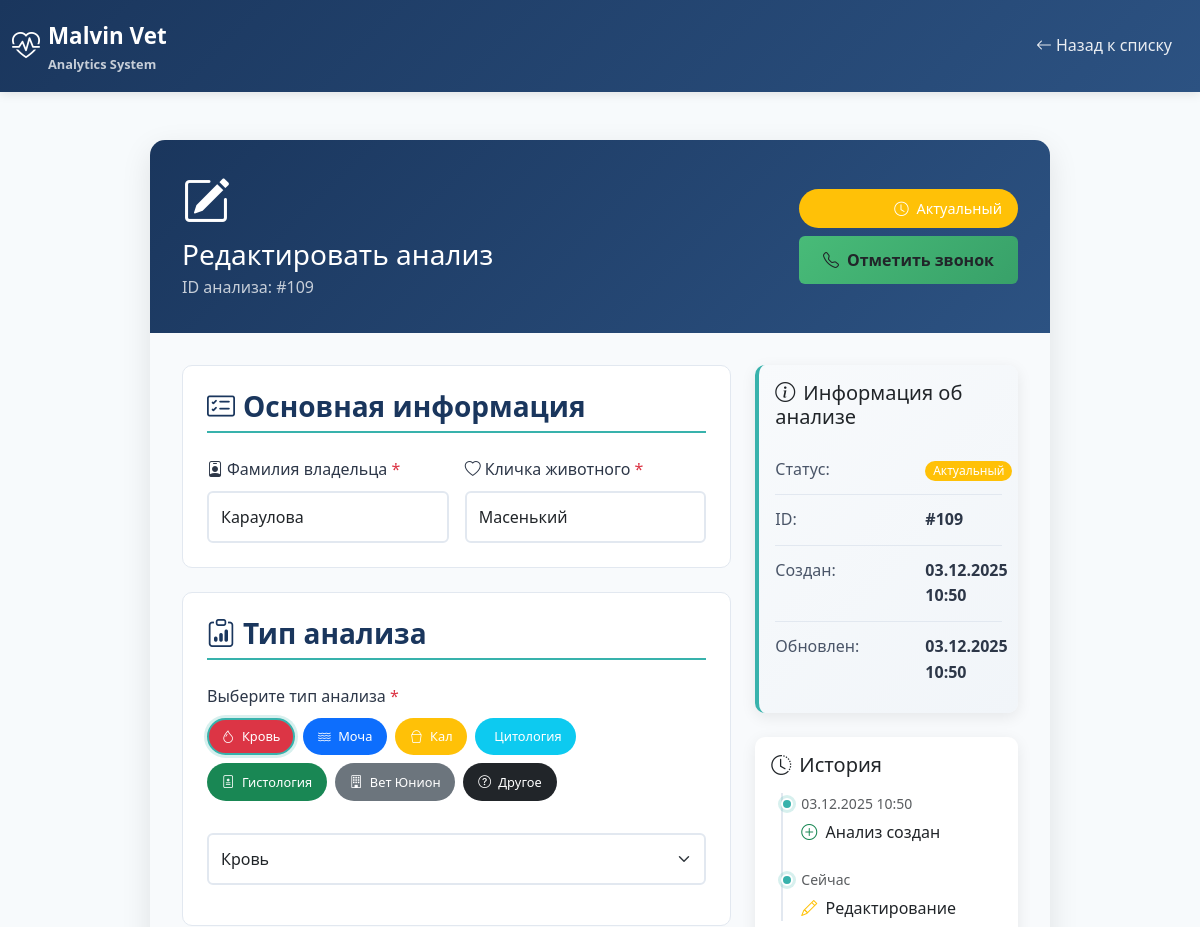
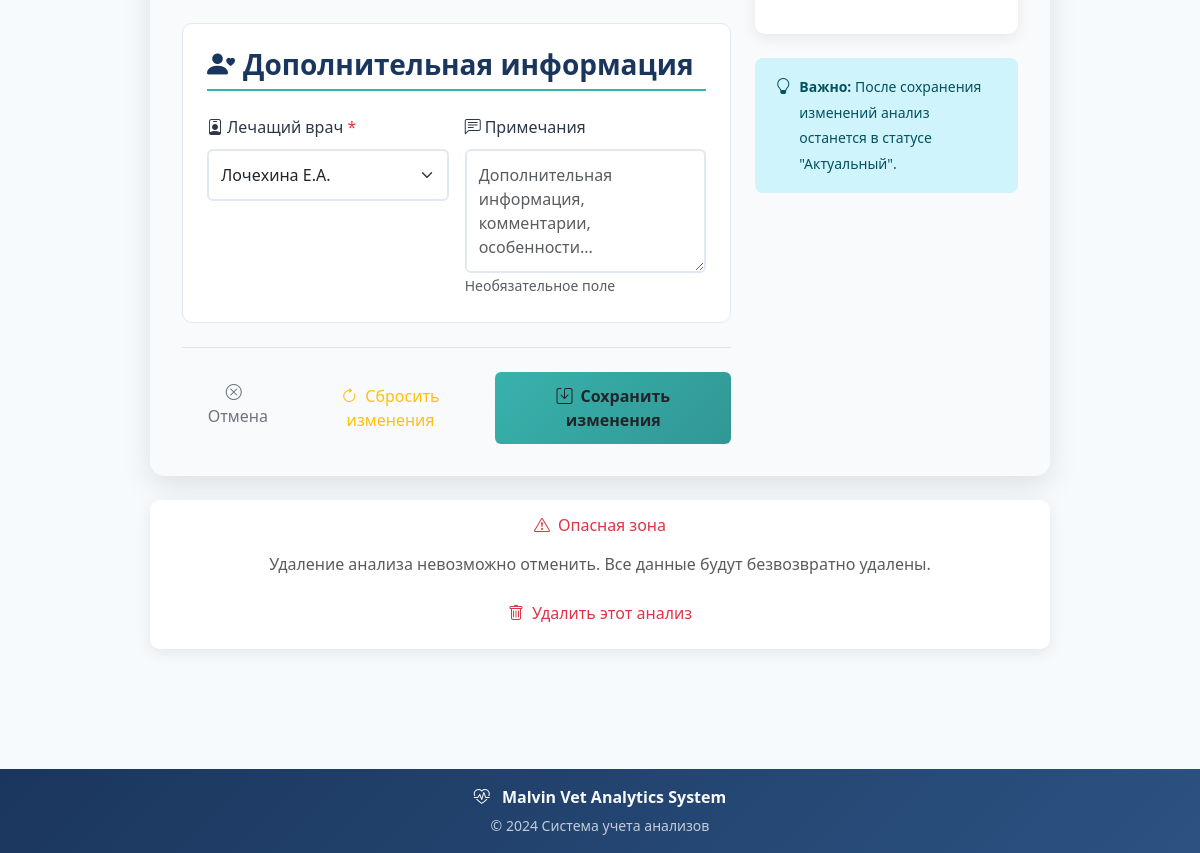
The page /analysis/109/edit (signed in) on the database as committed earlier (2 pictures, top to bottom).
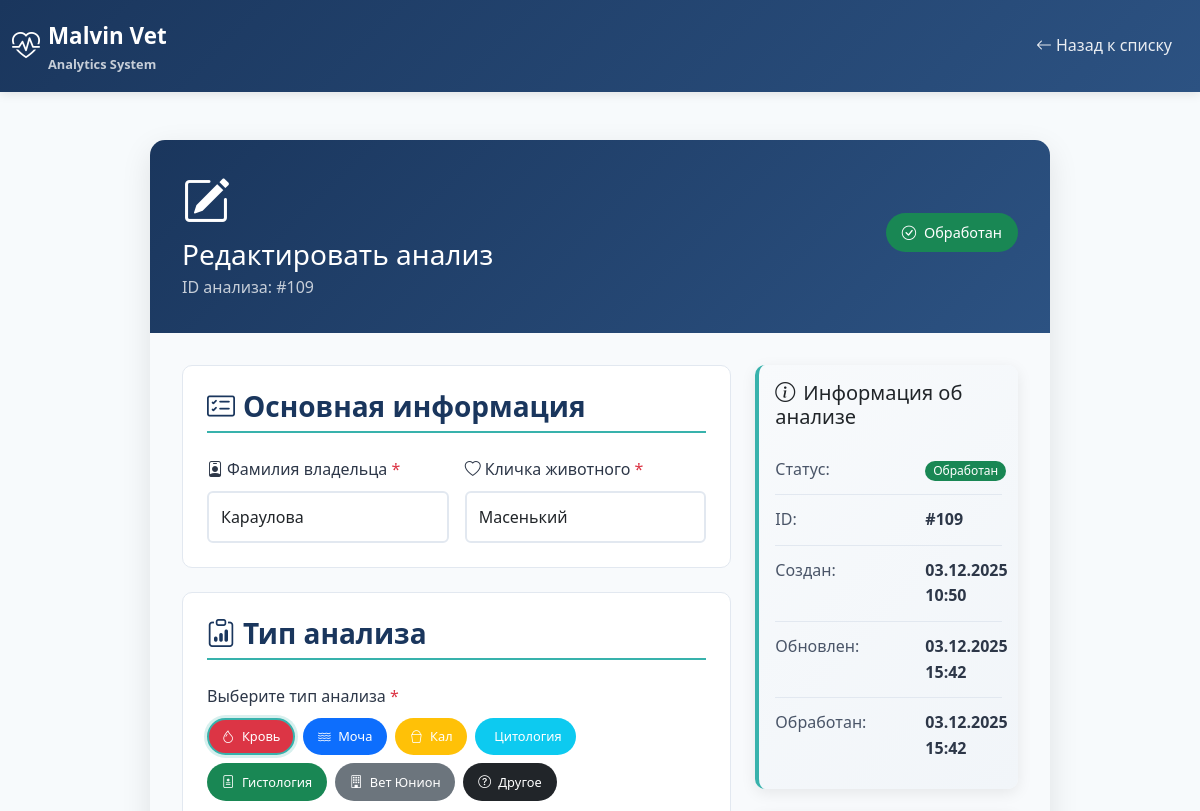
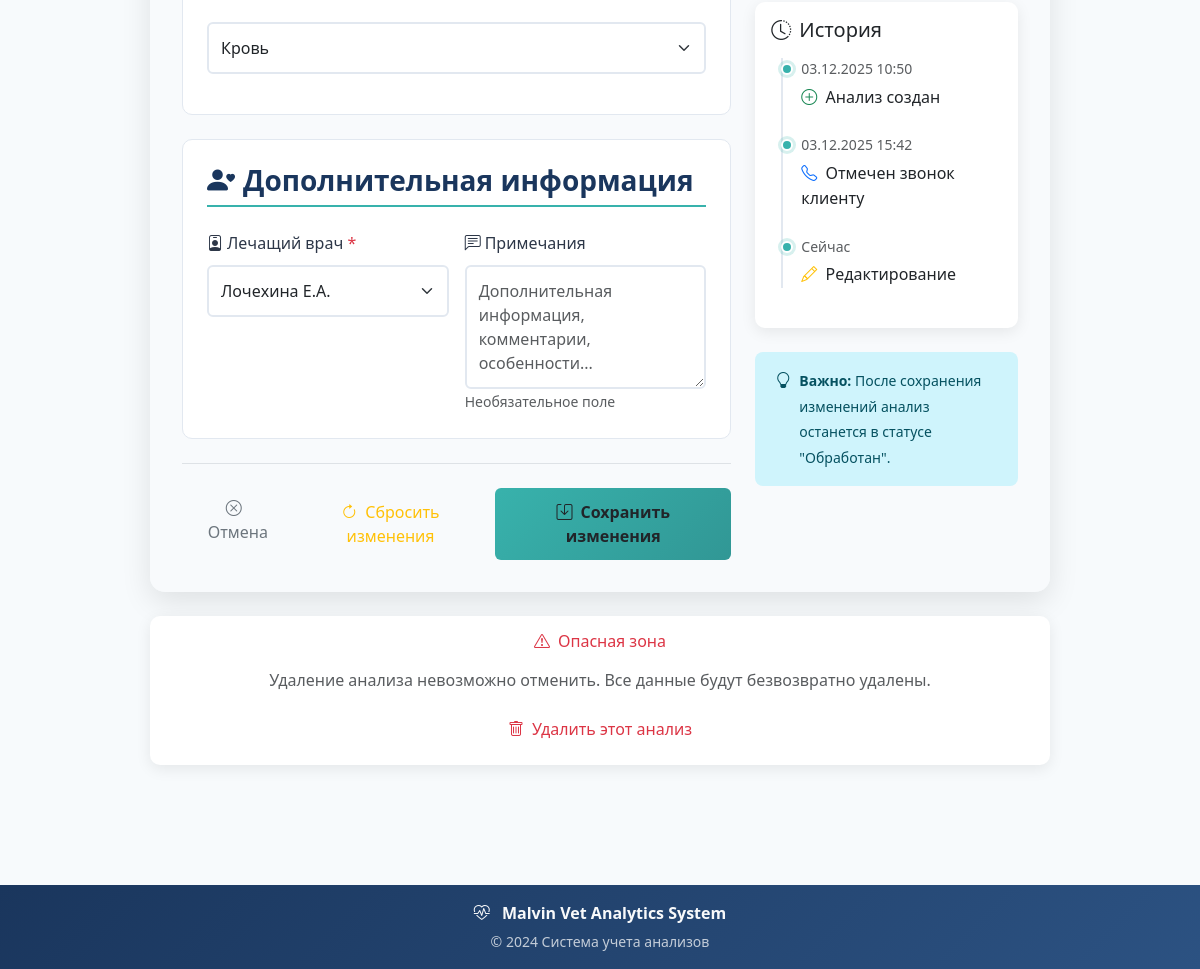
The same page on the database as committed later (2 pictures, top to bottom).
### app.py (models this page shows)
class Analysis(db.Model):
    id = db.Column(db.Integer, primary_key=True)
    client_surname = db.Column(db.String(100), nullable=False)
    pet_name = db.Column(db.String(100), nullable=False)
    analysis_type = db.Column(db.String(50), nullable=False)
    status = db.Column(db.String(20), default='actual')  # actual, processed
    is_called = db.Column(db.Boolean, default=False)
    call_date = db.Column(db.DateTime)
    created_at = db.Column(db.DateTime, default=datetime.utcnow)
    updated_at = db.Column(db.DateTime, default=datetime.utcnow, onupdate=datetime.utcnow)
    doctor_id = db.Column(db.Integer, db.ForeignKey('doctor.id'), nullable=False)
    notes = db.Column(db.Text)
    doctor = db.relationship('Doctor', backref='analysis_ref')

class Doctor(db.Model):
    id = db.Column(db.Integer, primary_key=True)
    name = db.Column(db.String(100), nullable=False, unique=True)
    analyses = db.relationship('Analysis', backref='doctor_ref', lazy=True, cascade='all, delete-orphan')
    created_at = db.Column(db.DateTime, default=datetime.utcnow)

### app.py (the view, shortened to what this page needs)
@app.route('/analysis/<int:analysis_id>/edit', methods=['GET', 'POST'])
@login_required
def edit_analysis(analysis_id):
    analysis = Analysis.query.get_or_404(analysis_id)
    doctors = Doctor.query.order_by(Doctor.name).all()
    return render_template('edit_analysis.html', analysis=analysis, doctors=doctors)

### app.py (called while the page is built)
def login_required(f):
    @wraps(f)
    def decorated_function(*args, **kwargs):
        if not session.get('logged_in'):
            flash('Пожалуйста, войдите в систему', 'warning')
            return redirect(url_for('login'))
        return f(*args, **kwargs)
    return decorated_function

### templates/edit_analysis.html (shortened to what the changed rows need)
<!DOCTYPE html>
<html lang="ru" data-bs-theme="light">
<head>
    <link href="https://cdn.jsdelivr.net/npm/bootstrap@5.3.0/dist/css/bootstrap.min.css" rel="stylesheet">
    <link rel="stylesheet" href="https://cdn.jsdelivr.net/npm/bootstrap-icons@1.11.0/font/bootstrap-icons.css">
    <link rel="stylesheet" href="{{ url_for('static', filename='css/style.css') }}">
</head>
<body>
    <div class="container py-5">
        <div class="form-container">
            <div class="form-card">
                <div class="form-header">
                    <div class="d-flex justify-content-between align-items-center">
                        <div>
                            <div class="mb-2">
                                <i class="bi bi-pencil-square display-5"></i>
                            </div>
                            <h1 class="h3 mb-1">Редактировать анализ</h1>
                            <p class="mb-0 opacity-75">ID анализа: #{{ analysis.id }}</p>
                        </div>
                        <div class="text-end">
                            <div class="status-badge {% if analysis.status == 'processed' %}bg-success{% else %}bg-warning{% endif %} mb-2">
                                <i class="bi bi-{% if analysis.status == 'processed' %}check-circle{% else %}clock{% endif %} me-1"></i>
                                {% if analysis.status == 'processed' %}
                                    Обработан
                                {% else %}
                                    Актуальный
                                {% endif %}
                            </div>
                            {% if analysis.status == 'actual' %}
                            <form method="POST" action="{{ url_for('mark_called', analysis_id=analysis.id) }}"
                                  class="d-inline" onsubmit="return confirmMarkCalled()">
                                <button type="submit" class="btn btn-mark-called">
                                    <i class="bi bi-telephone me-2"></i>Отметить звонок
                                </button>
                            </form>
                            {% endif %}
                        </div>
                    </div>
                </div>
                <div class="form-body">
                    <div class="row">
                        <div class="col-lg-8">
                            <form method="POST" action="{{ url_for('edit_analysis', analysis_id=analysis.id) }}" id="editAnalysisForm" novalidate>
                                <div class="form-section">
                                    <div class="row g-3">
                                        <div class="col-md-6">
                                            <label for="client_surname" class="form-label required-field">
                                                <i class="bi bi-person-badge me-1"></i>Фамилия владельца
                                            </label>
                                            <input type="text"
                                                   class="form-control"
                                                   id="client_surname"
                                                   name="client_surname"
                                                   value="{{ analysis.client_surname }}"
                                                   required
                                                   placeholder="Введите фамилию владельца">
                                        </div>
                                        <div class="col-md-6">
                                            <label for="pet_name" class="form-label required-field">
                                                <i class="bi bi-heart me-1"></i>Кличка животного
                                            </label>
                                            <input type="text"
                                                   class="form-control"
                                                   id="pet_name"
                                                   name="pet_name"
                                                   value="{{ analysis.pet_name }}"
                                                   required
                                                   placeholder="Введите кличку животного">
                                        </div>
                                    </div>
                                </div>
                                <div class="form-section">
                                    <div class="mb-3">
                                        <label class="form-label required-field">Выберите тип анализа</label>
                                        <div class="d-flex flex-wrap mb-4" id="analysisTypeQuickSelect">
                                            {% for type in analysis_types %}
                                            <div class="analysis-type-badge bg-{{ type.color }} text-white"
                                                 data-value="{{ type.value }}"
                                                 onclick="selectAnalysisType('{{ type.value }}')"
                                                 {% if analysis.analysis_type == type.value %}style="border-color: var(--malvin-accent); box-shadow: 0 0 0 3px rgba(56, 178, 172, 0.2);"{% endif %}>
                                            </div>
                                            {% endfor %}
                                        </div>
                                        <select class="form-select" id="analysis_type" name="analysis_type" required>
                                            {% for type in analysis_types %}
                                            <option value="{{ type.value }}" {% if analysis.analysis_type == type.value %}selected{% endif %}>
                                                {{ type.value }}
                                            </option>
                                            {% endfor %}
                                        </select>
                                    </div>
                                </div>
                                <div class="form-section">
                                    <div class="row g-3">
                                        <div class="col-md-6">
                                            <label for="doctor_id" class="form-label required-field">
                                                <i class="bi bi-person-badge me-1"></i>Лечащий врач
                                            </label>
                                            <select class="form-select" id="doctor_id" name="doctor_id" required>
                                                {% for doctor in doctors %}
                                                <option value="{{ doctor.id }}" {% if doctor.id == analysis.doctor_id %}selected{% endif %}>
                                                    {{ doctor.name }}
                                                </option>
                                                {% endfor %}
                                            </select>
                                        </div>
                                    </div>
                                </div>
                            </form>
                        </div>
                        <div class="col-lg-4">
                            <div class="card analysis-info-card mb-4">
                                <div class="card-body">
                                    <div class="info-row d-flex">
                                        <span class="info-value">
                                            {% if analysis.status == 'processed' %}
                                                <span class="badge bg-success">Обработан</span>
                                            {% else %}
                                                <span class="badge bg-warning">Актуальный</span>
                                            {% endif %}
                                        </span>
                                    </div>
                                    <div class="info-row d-flex">
                                        <span class="info-label">ID:</span>
                                        <span class="info-value">#{{ analysis.id }}</span>
                                    </div>
                                    <div class="info-row d-flex">
                                        <span class="info-label">Создан:</span>
                                        <span class="info-value">
                                            {% if analysis.created_at %}
                                                {{ analysis.created_at.strftime('%d.%m.%Y %H:%M') }}
                                            {% else %}
                                                Не указано
                                            {% endif %}
                                        </span>
                                    </div>
                                    <div class="info-row d-flex">
                                        <span class="info-label">Обновлен:</span>
                                        <span class="info-value">
                                            {% if analysis.updated_at %}
                                                {{ analysis.updated_at.strftime('%d.%m.%Y %H:%M') }}
                                            {% else %}
                                                Не указано
                                            {% endif %}
                                        </span>
                                    </div>
                                    {% if analysis.status == 'processed' and analysis.call_date %}
                                    <div class="info-row d-flex">
                                        <span class="info-label">Обработан:</span>
                                        <span class="info-value">
                                            {{ analysis.call_date.strftime('%d.%m.%Y %H:%M') }}
                                        </span>
                                    </div>
                                    {% endif %}
                                </div>
                            </div>
                            <div class="card mb-4">
                                <div class="card-body">
                                    <div class="timeline">
                                        <div class="timeline-item">
                                            <div class="small text-muted mb-1">
                                                {{ analysis.created_at.strftime('%d.%m.%Y %H:%M') }}
                                            </div>
                                            <div class="fw-medium">
                                                <i class="bi bi-plus-circle me-1 text-success"></i>
                                                Анализ создан
                                            </div>
                                        </div>
                                        {% if analysis.status == 'processed' and analysis.call_date %}
                                        <div class="timeline-item">
                                            <div class="small text-muted mb-1">
                                                {{ analysis.call_date.strftime('%d.%m.%Y %H:%M') }}
                                            </div>
                                            <div class="fw-medium">
                                                <i class="bi bi-telephone me-1 text-primary"></i>
                                                Отмечен звонок клиенту
                                            </div>
                                        </div>
                                        {% endif %}
                                    </div>
                                </div>
                            </div>
                            <div class="alert alert-info">
                                <div class="d-flex">
                                    <div>
                                        <small>
                                            <strong>Важно:</strong> После сохранения изменений анализ останется
                                            {% if analysis.status == 'processed' %}
                                                в статусе "Обработан".
                                            {% else %}
                                                в статусе "Актуальный".
                                            {% endif %}
                                        </small>
                                    </div>
                                </div>
                            </div>
                        </div>
                    </div>
                </div>
            </div>
        </div>
    </div>
</body>
</html>

Rows that differ between the two databases and show on the page:
changed Analysis "Караулова": status "actual" → "processed" (drawn); updated_at "03.12.2025 10:50" → "03.12.2025 15:42"; call_date (not shown) → "03.12.2025 15:42"
Other text that changed with them:
text no longer shown: "Актуальный Отметить звонок Актуальный в статусе \"Актуальный\"."
text now shown: "Обработан Обработан Обработан: Отмечен звонок клиенту в статусе \"Обработан\"."
